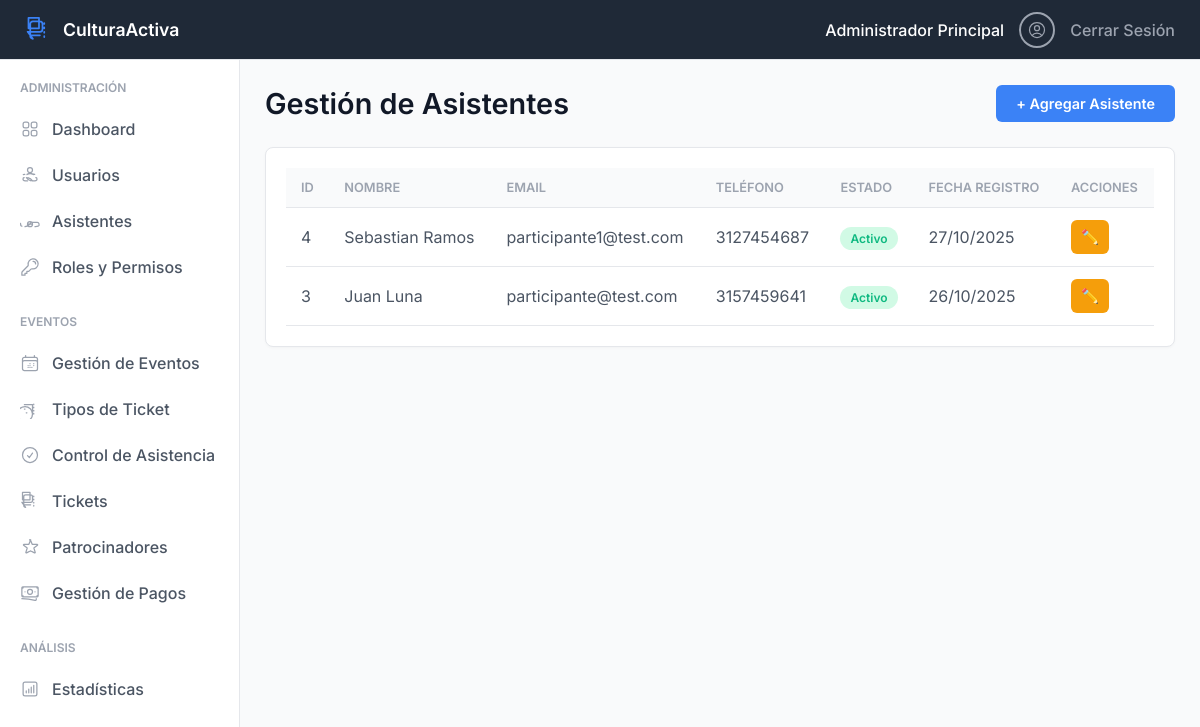
The app's page /admin/asistentes.php (signed in) with its own data.
### tables this page shows
CREATE TABLE `usuarios` (
  `id_usuario` int(11) NOT NULL,
  `nombre_completo` varchar(255) NOT NULL,
  `email` varchar(255) NOT NULL,
  `password_hash` varchar(255) NOT NULL,
  `id_rol` int(11) DEFAULT NULL,
  `fecha_creacion` timestamp NOT NULL DEFAULT current_timestamp(),
  `estado` varchar(20) DEFAULT 'Activo',
  `telefono` varchar(20) DEFAULT NULL
);

### includes/functions.php (called while the page is built, shortened)
<?php
function hasPermission($permiso_nombre) {
    return isset($_SESSION['permissions'][$permiso_nombre]) && $_SESSION['permissions'][$permiso_nombre] === true;
}
?>

### admin/asistentes.php (the view, shortened to what this page needs)
<?php
require '../includes/functions.php';
require '../includes/db_connection.php';
$stmt_rol = $pdo->prepare("SELECT id_rol FROM roles WHERE nombre_rol = 'Asistente' OR nombre_rol = 'Participante' LIMIT 1");
$stmt_rol->execute();
$id_rol_asistente = $stmt_rol->fetchColumn();
$stmt = $pdo->prepare("
    SELECT id_usuario, nombre_completo, email, telefono, estado, fecha_creacion
    FROM usuarios
    WHERE id_rol = ?
    ORDER BY id_usuario DESC
");
$stmt->execute([$id_rol_asistente]);
$asistentes = $stmt->fetchAll();
include '../includes/header.php';
include '../includes/sidebar.php';
?>
<main class="content">
    <div class="header-bar">
        <h1>Gestión de Asistentes</h1>
        <?php if (hasPermission('crear_usuarios')): ?>
            <a href="usuario_crear.php?rol=<?php echo $id_rol_asistente; ?>" class="btn btn-primary">+ Agregar Asistente</a>
        <?php endif; ?>
    </div>
    <div class="card">
        <div class="card-body">
            <table>
                <thead>
                    <tr>
                        <th>ID</th>
                        <th>Nombre</th>
                        <th>Email</th>
                        <th>Teléfono</th>
                        <th>Estado</th>
                        <th>Fecha Registro</th>
                        <th>Acciones</th>
                    </tr>
                </thead>
                <tbody>
                    <?php foreach ($asistentes as $asistente): ?>
                        <tr>
                            <td><?php echo $asistente['id_usuario']; ?></td>
                            <td><?php echo htmlspecialchars($asistente['nombre_completo']); ?></td>
                            <td><?php echo htmlspecialchars($asistente['email']); ?></td>
                            <td><?php echo htmlspecialchars($asistente['telefono']); ?></td>
                            <td>
                                <span class="tag <?php echo ($asistente['estado'] == 'Activo') ? 'tag-success' : 'tag-danger'; ?>">
                                    <?php echo htmlspecialchars($asistente['estado']); ?>
                                </span>
                            </td>
                            <td><?php echo date('d/m/Y', strtotime($asistente['fecha_creacion'])); ?></td>
                            <td>
                                <?php if (hasPermission('editar_usuarios')): ?>
                                    <a href="usuario_editar.php?id=<?php echo $asistente['id_usuario']; ?>" class="btn btn-icon btn-edit" title="Editar">✏️</a>
                                <?php endif; ?>
                            </td>
                        </tr>
                    <?php endforeach; ?>
                </tbody>
            </table>
        </div>
    </div>
</main>
<?php include '../includes/footer.php'; ?>

### public/css/style.css (style rules this page uses)
:root { --primary-blue: #3B82F6; --primary-light-blue: #EFF6FF; --dark-blue-grey: #1F2937; --background-body: #F9FAFB; --card-bg: #FFFFFF; --border-light: #E5E7EB; --text-title: #111827; --text-body: #4B5563; --text-muted: #9CA3AF; --success-green: #10B981; --success-bg: #D1FAE5; --danger-red: #EF4444; --danger-bg: #FEE2E2; --warning-orange: #F59E0B; --warning-bg: #FFFBEB; --info-purple: #8B5CF6; --info-bg: #EDE9FE; }
body, html { margin: 0; padding: 0; font-family: 'Inter', -apple-system, BlinkMacSystemFont, "Segoe UI", Roboto, "Helvetica Neue", Arial, sans-serif; background-color: var(--background-body); color: var(--text-body); }
* { box-sizing: border-box; }
body { padding-top: 60px; padding-left: 240px; }
.header-bar { display: flex; justify-content: space-between; align-items: center; margin-bottom: 25px; }
.header-bar h1 { margin: 0; font-size: 1.8rem; color: var(--text-title); font-weight: 600; }
.card { background-color: var(--card-bg); border-radius: 8px; border: 1px solid var(--border-light); box-shadow: 0 1px 3px rgba(0, 0, 0, 0.03); margin-bottom: 20px; }
.card-body { padding: 20px; }
.btn { padding: 10px 20px; border: none; border-radius: 6px; cursor: pointer; text-decoration: none; font-size: 0.9rem; font-weight: 600; display: inline-block; transition: all 0.2s ease; }
.btn-primary { background-color: var(--primary-blue); color: white; }
.btn-icon { padding: 8px 10px; margin-right: 5px; }
.btn-edit { background-color: var(--warning-orange); color: white; }
table { width: 100%; border-collapse: collapse; }
table th, table td { padding: 12px 15px; text-align: left; border-bottom: 1px solid var(--border-light); vertical-align: middle; }
table th { background-color: var(--background-body); font-size: 0.8rem; text-transform: uppercase; color: var(--text-muted); font-weight: 600; }
table td { color: var(--text-body); }
.tag { padding: 4px 10px; border-radius: 12px; font-size: 0.75rem; font-weight: 600; text-transform: capitalize; }
.tag-success, .tag-publicado, .tag-completado { background-color: var(--success-bg); color: var(--success-green); }

### records on screen
usuarios: id_usuario "4", nombre_completo "Sebastian Ramos", email "participante1@test.com", telefono "3127454687", estado "Activo", fecha_creacion "27/10/2025"
usuarios: id_usuario "3", nombre_completo "Juan Luna", email "participante@test.com", telefono "3157459641", estado "Activo", fecha_creacion "26/10/2025"

### other values on screen
$_SESSION['user_name'] "Administrador Principal"
